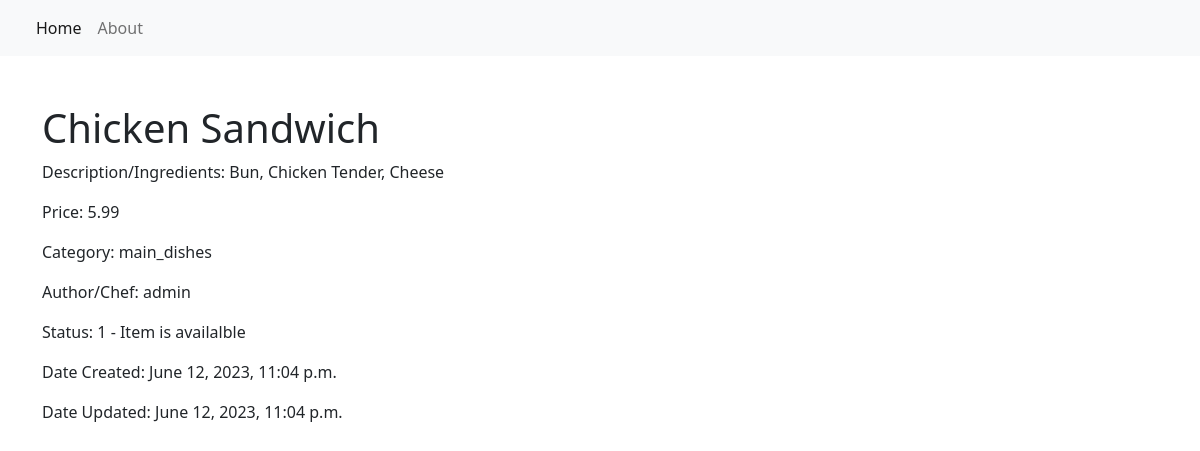
Screenshot of /item/4/ with the database file from the repository.
### restaurant_menu/models.py (models this page shows, shortened)
class Item(models.Model):
    meal = models.CharField(max_length=1000, unique=True)
    description = models.CharField(max_length=2000)
    price = models.DecimalField(max_digits=10, decimal_places=2)
    meal_type = models.CharField(max_length=200, choices=MEAL_TYPE)
    author = models.ForeignKey(User, on_delete=models.PROTECT)
    status = models.IntegerField(choices=STATUS, default=1)
    date_created = models.DateTimeField(auto_now_add=True)
    date_updated = models.DateTimeField(auto_now=True)

### restaurant_menu/views.py (the view)
# urls.py: path('item/<int:pk>/', views.MenuItemDetail.as_view(), name="menu_item")
class MenuItemDetail(generic.DetailView):
    model = Item
    template_name = "menu_item_detail.html"

### templates/menu_item_detail.html (shortened to what this page needs)
{% extends "base.html" %}
{% block content %}
    <div class="container">
        <h1 class="pt-5">{{ item.meal }}</h1>
            <p>Description/Ingredients: {{ item.description }}</p>
            <p>Price: {{ item.price }}</p>
            <p>Category: {{ item.meal_type }}</p>
            <p>Author/Chef: {{ item.author }}</p>
                {% if item.status == 1 %}
                <p>Status: {{ item.status }} - Item is availalble</p>
                {% endif %}
            <p>Date Created: {{ item.date_created }}</p>
            <p>Date Updated: {{ item.date_updated }}</p>
    </div>
{% endblock content %}

### rows the page displays
Item: meal "Chicken Sandwich", description "Bun, Chicken Tender, Cheese", price "5.99", meal_type "main_dishes", author "admin", status "1", date_created "June 12, 2023, 11:04 p.m.", date_updated "June 12, 2023, 11:04 p.m."
